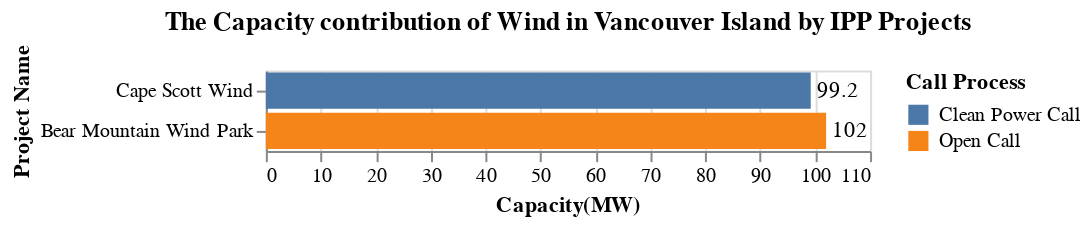

This figure's notebook cell:
### Code cell
title = alt.TitleParams('The Capacity contribution of Wind in Vancouver Island by IPP Projects')

capacity_IPP = alt.Chart(data_VI, title = title).mark_bar().encode(
                    alt.Y('Project_name', title='Project Name',sort='x'),
                    alt.X('sum(Capacity(MW))', title='Capacity(MW)'),
                    alt.Color('Call_process', title = 'Call Process')).properties( width=300)
cap_VI_Loc_chart = capacity_IPP + capacity_IPP.mark_text(
    color = 'black', align='left', dx = 3).encode(text='sum(Capacity(MW))',color=alt.value('black'))
cap_VI_Loc_chart

### Figure 1 — Vega-Lite specification as saved in the notebook (floating-point values rounded to 4 significant figures)
{"config": {"view": {"continuousWidth": 300, "continuousHeight": 300}}, "layer": [{"mark": {"type": "bar"}, "encoding": {"color": {"field": "Call_process", "title": "Call Process", "type": "nominal"}, "x": {"aggregate": "sum", "field": "Capacity(MW)", "title": "Capacity(MW)", "type": "quantitative"}, "y": {"field": "Project_name", "sort": "x", "title": "Project Name", "type": "nominal"}}, "title": {"text": "The Capacity contribution of Wind in Vancouver Island by IPP Projects"}}, {"mark": {"type": "text", "align": "left", "color": "black", "dx": 3}, "encoding": {"color": {"value": "black"}, "text": {"aggregate": "sum", "field": "Capacity(MW)", "type": "quantitative"}, "x": {"aggregate": "sum", "field": "Capacity(MW)", "title": "Capacity(MW)", "type": "quantitative"}, "y": {"field": "Project_name", "sort": "x", "title": "Project Name", "type": "nominal"}}, "title": {"text": "The Capacity contribution of Wind in Vancouver Island by IPP Projects"}}], "data": {"name": "data-193cfb479cb4c635d59f783689314310"}, "width": 300, "$schema": "https://vega.github.io/schema/vega-lite/v5.20.1.json", "datasets": {"data-193cfb479cb4c635d59f783689314310": [{"Sub_region": "Vancouver Island", "Project_name": "Bear Mountain Wind Park", "IPP_seller": "Bear Mountain Wind Limited Partnership", "Location": "Dawson Creek", "Type": "Wind", "Year": "2006", "Call_process": "Open Call", "Capacity(MW)": 102.0, "Energy(GWh/yr)": 197.0, "Region": "Vancouver Island"}, {"Sub_region": "Vancouver Island", "Project_name": "Cape Scott Wind", "IPP_seller": "Cape Scott Wind LP", "Location": "Port Hardy", "Type": "Wind", "Year": "2010", "Call_process": "Clean Power Call", "Capacity(MW)": 99.2, "Energy(GWh/yr)": 316.3, "Region": "Vancouver Island"}]}}
